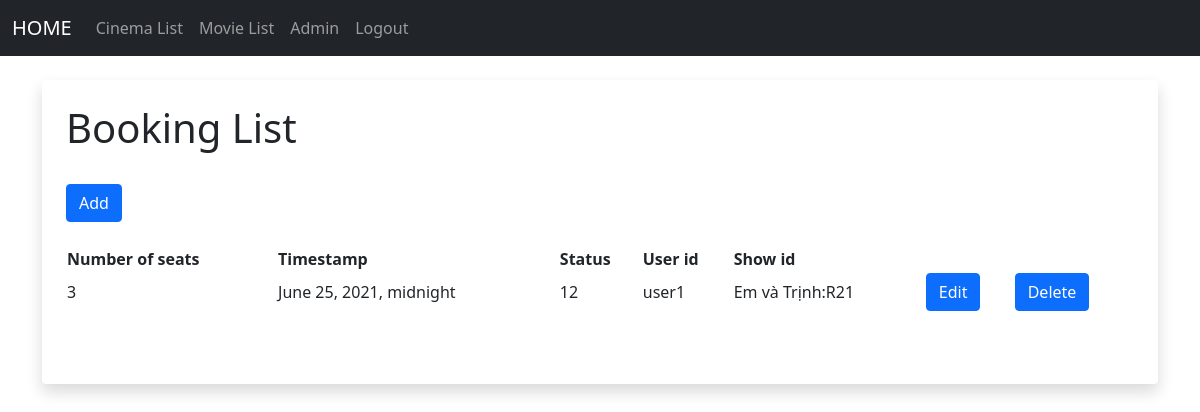
Before: /booking_list (signed in) with the older database file.
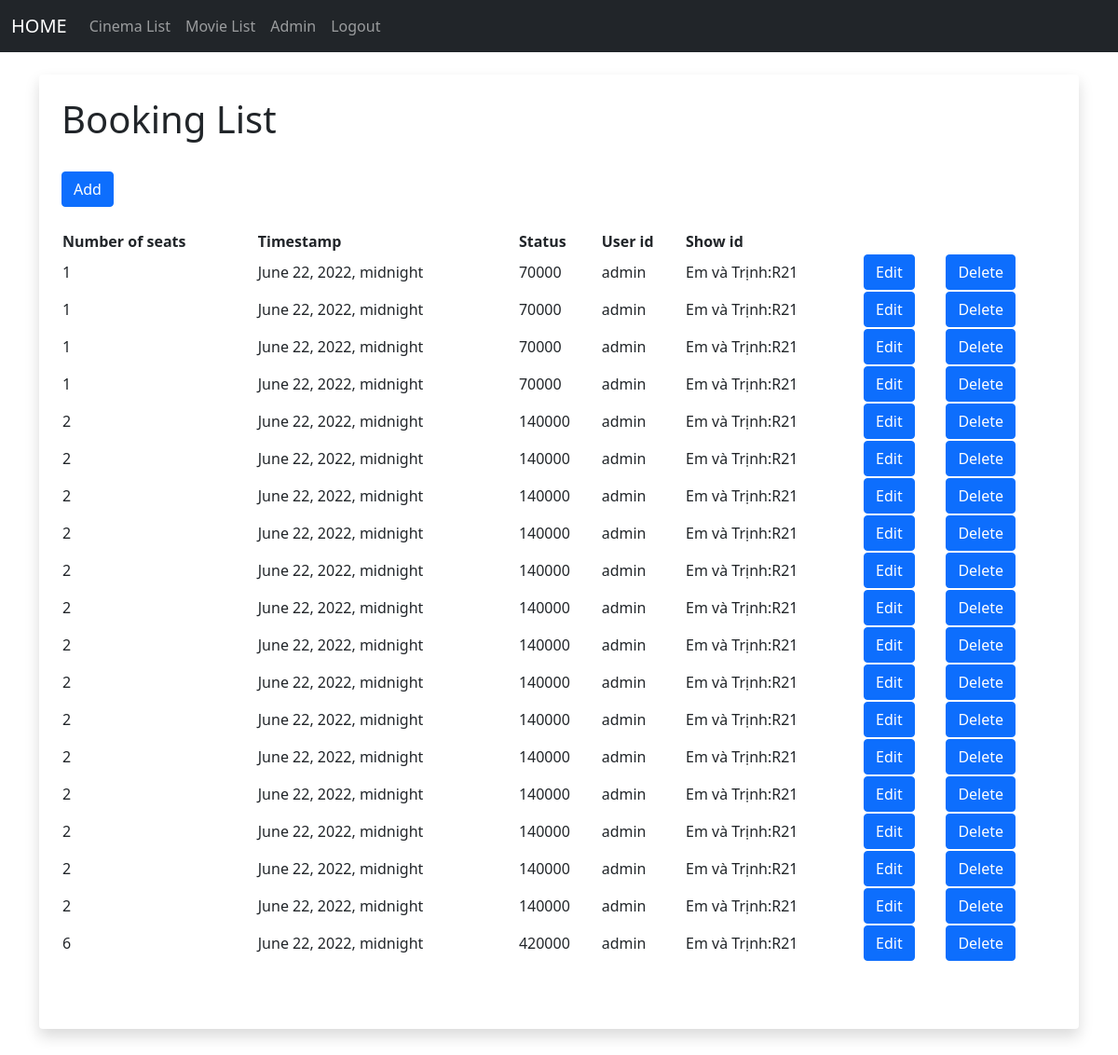
After: the same page with the newer database file.
### members/models.py (models this page shows, shortened)
class Booking(models.Model):
    number_of_seats = models.IntegerField()
    timestamp = models.DateTimeField()
    amount = models.IntegerField()
    user_id = models.ForeignKey(settings.AUTH_USER_MODEL, on_delete=models.CASCADE)
    show_id = models.ForeignKey(Show, on_delete=models.CASCADE)

class Show(models.Model):
    date = models.DateField()
    start_time = models.TimeField()
    end_time = models.TimeField()
    cinema_hall_id = models.ForeignKey(Cinema_Hall, on_delete=models.CASCADE)
    movie_id = models.ForeignKey(Movie, on_delete=models.CASCADE)
    def __str__(self):
        return str(self.movie_id) +':'+str(self.cinema_hall_id)

class Movie(models.Model):
    title = models.CharField(max_length=256)
    image = models.ImageField(upload_to = "images/")
    description = models.CharField(max_length=512)
    duration = models.IntegerField()
    released_date = models.DateField()
    genre = models.CharField(max_length=256)
    def __str__(self):
        return self.title

class Cinema_Hall(models.Model):
    name = models.CharField(max_length=64)
    total_seats = models.IntegerField()
    cinema_id = models.ForeignKey(Cinema, on_delete=models.CASCADE)
    def __str__(self):
        return self.name

### members/views.py (the view)
# urls.py: path('booking_list', views.get_all_booking, name='booking_list'),
def get_all_booking(request):
    booking_list = Booking.objects.all()
    return render(request, 'ui/booking_list.html', {'booking_list':booking_list})

### members/templates/ui/booking_list.html (shortened to what this page needs)
{% extends 'ui/base.html' %}
{% block content %}
{% if user.is_superuser %}
	<div class="shadow p-4 mb-5 bg-body rounded">
	<h1>Booking List</h1>
    <br/>
    <a href="{% url 'add_booking' %}" class="btn btn-primary" role="button">Add</a>
    <br/>
<br/>
<div class="container">
  <div class="row">
    <table>
    <tr>
        <th>Number of seats</th>
        <th>Timestamp</th>
        <th>Status</th>
        <th>User id</th>
        <th>Show id</th>
    </tr>
      {% for booking in booking_list %}
    <tr>
        <td>
          {{booking.number_of_seats}}
        </td>
        <td>
            {{booking.timestamp}}
        </td>
        <td>
            {{booking.amount}}
        </td>
        <td>
            {{booking.user_id}}
        </td>
        <td>
            {{booking.show_id}}
        </td>
        <td>
          <a href="{% url 'edit_booking' booking.id %}" class="btn btn-primary" role="button">Edit</a>
        </td>
        <td>
          <a href="{% url 'delete_booking' booking.id %}" class="btn btn-primary" role="button">Delete</a>
        </td>
    </tr>
      {% endfor %}
    </table>
  </div>
</div>
<br/><br/>
{%else%}
<center>
    <h1>Sorry you don't have permission to access this page</h1>
    </center>
{% endif %}
{% endblock %}

Changed rows visible on the page:
removed Booking: number_of_seats "3", timestamp "June 25, 2021, midnight", amount "12", user_id "user1", show_id "Em và Trịnh:R21"
added Booking: number_of_seats "1", timestamp "June 22, 2022, midnight", amount "70000", user_id "admin", show_id "Em và Trịnh:R21"
added Booking: number_of_seats "1", timestamp "June 22, 2022, midnight", amount "70000", user_id "admin", show_id "Em và Trịnh:R21"
added Booking: number_of_seats "1", timestamp "June 22, 2022, midnight", amount "70000", user_id "admin", show_id "Em và Trịnh:R21"
added Booking: number_of_seats "1", timestamp "June 22, 2022, midnight", amount "70000", user_id "admin", show_id "Em và Trịnh:R21"
added Booking: number_of_seats "2", timestamp "June 22, 2022, midnight", amount "140000", user_id "admin", show_id "Em và Trịnh:R21"
added Booking: number_of_seats "2", timestamp "June 22, 2022, midnight", amount "140000", user_id "admin", show_id "Em và Trịnh:R21"
added Booking: number_of_seats "2", timestamp "June 22, 2022, midnight", amount "140000", user_id "admin", show_id "Em và Trịnh:R21"
added Booking: number_of_seats "2", timestamp "June 22, 2022, midnight", amount "140000", user_id "admin", show_id "Em và Trịnh:R21"
added Booking: number_of_seats "2", timestamp "June 22, 2022, midnight", amount "140000", user_id "admin", show_id "Em và Trịnh:R21"
added Booking: number_of_seats "2", timestamp "June 22, 2022, midnight", amount "140000", user_id "admin", show_id "Em và Trịnh:R21"
added Booking: number_of_seats "2", timestamp "June 22, 2022, midnight", amount "140000", user_id "admin", show_id "Em và Trịnh:R21"
added Booking: number_of_seats "2", timestamp "June 22, 2022, midnight", amount "140000", user_id "admin", show_id "Em và Trịnh:R21"
added Booking: number_of_seats "2", timestamp "June 22, 2022, midnight", amount "140000", user_id "admin", show_id "Em và Trịnh:R21"
added Booking: number_of_seats "2", timestamp "June 22, 2022, midnight", amount "140000", user_id "admin", show_id "Em và Trịnh:R21"
added Booking: number_of_seats "2", timestamp "June 22, 2022, midnight", amount "140000", user_id "admin", show_id "Em và Trịnh:R21"
added Booking: number_of_seats "2", timestamp "June 22, 2022, midnight", amount "140000", user_id "admin", show_id "Em và Trịnh:R21"
added Booking: number_of_seats "2", timestamp "June 22, 2022, midnight", amount "140000", user_id "admin", show_id "Em và Trịnh:R21"
added Booking: number_of_seats "2", timestamp "June 22, 2022, midnight", amount "140000", user_id "admin", show_id "Em và Trịnh:R21"
added Booking: number_of_seats "6", timestamp "June 22, 2022, midnight", amount "420000", user_id "admin", show_id "Em và Trịnh:R21"
